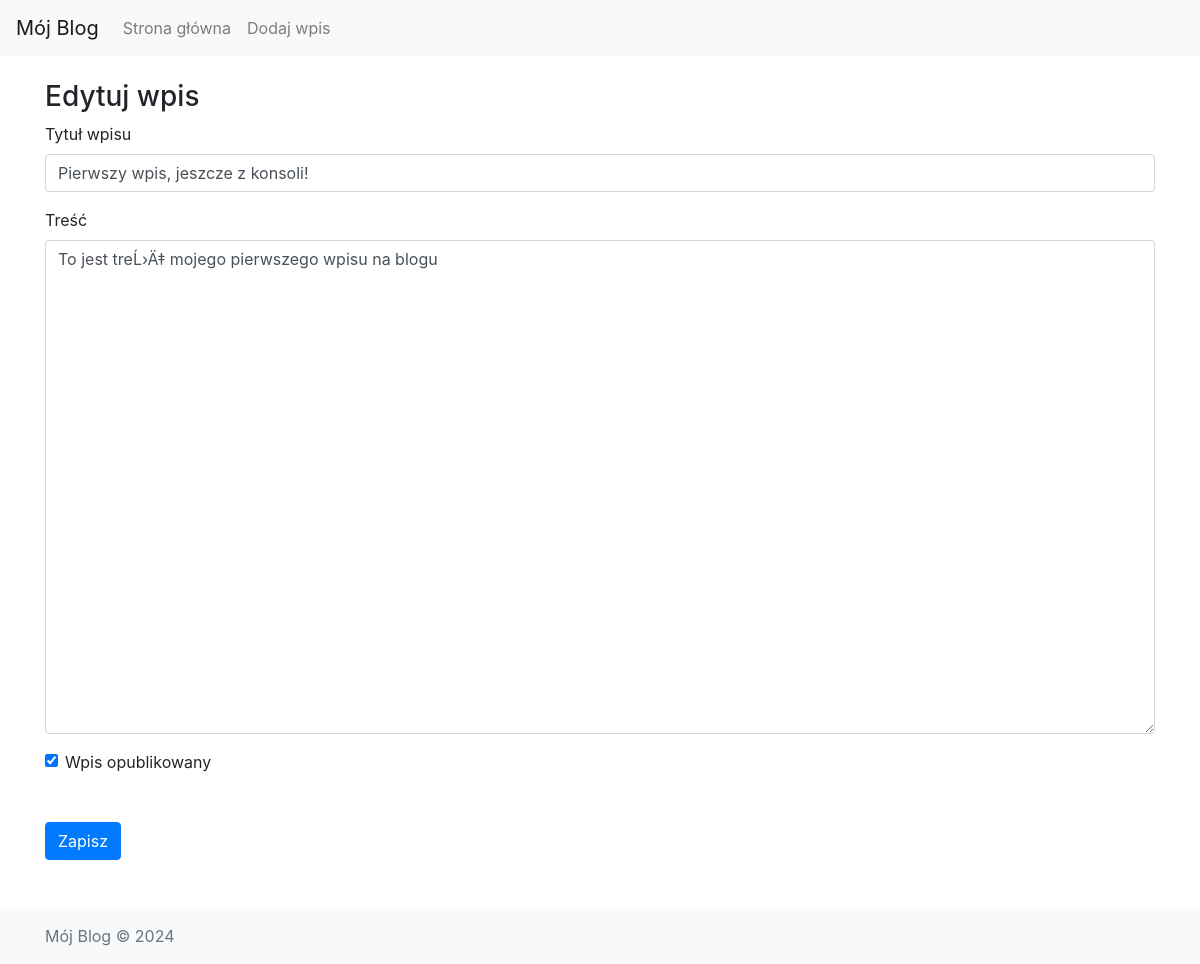
The app's page /edit-post/2 with its own data.
### blog/models.py (models this page shows)
class Entry(db.Model):
    id = db.Column(db.Integer, primary_key=True)
    title = db.Column(db.String(80), nullable=False)
    body = db.Column(db.Text, nullable=False)
    pub_date = db.Column(db.DateTime, nullable=False, default=datetime.datetime.utcnow)
    is_published = db.Column(db.Boolean, default=False)

### blog/routes.py (the view)
@app.route("/edit-post/<int:entry_id>", methods=["GET", "POST"])
def edit_entry(entry_id):
    entry = Entry.query.filter_by(id=entry_id).first_or_404()
    return save_entry(entry)

### blog/forms.py
class EntryForm(FlaskForm):
    title = StringField('Title', validators=[DataRequired()])
    body = TextAreaField('Content', validators=[DataRequired()])
    is_published = BooleanField('Is Published?')

### blog/routes.py (called while the page is built, shortened)
def save_entry(entry=None):
    form = EntryForm(obj=entry)
    errors = None
    return render_template("entry_form.html", form=form, errors=errors)

### blog/templates/entry_form.html (shortened to what this page needs)
{% extends "base.html" %}
{% block content %}
<h3>
    {% if form.title.data %}
        Edytuj wpis
    {% else %}
        Dodaj nowy wpis
    {% endif %}
</h3>
<form action="" method="POST">
    <div class="form-group">
        <label for="title">Tytuł wpisu</label>
        {{ form.title(class_="form-control") }}
    </div>
    <div class="form-group">
        <label for="body">Treść</label>
        {{ form.body(class_="form-control", cols="100", rows="20") }}
    </div>
    <div class="form-check">
        {{ form.is_published(class_="form-check-input") }}
        <label class="form-check-label" for="is_published">Wpis opublikowany</label>
    </div>
    <button type="submit" class="btn btn-primary mt-5">Zapisz</button>
</form>
{% endblock %}

### records on screen
Entry: title "Pierwszy wpis, jeszcze z konsoli!", body "To jest treĹ›Ä‡ mojego pierwszego wpisu na blogu", is_published "☑"
